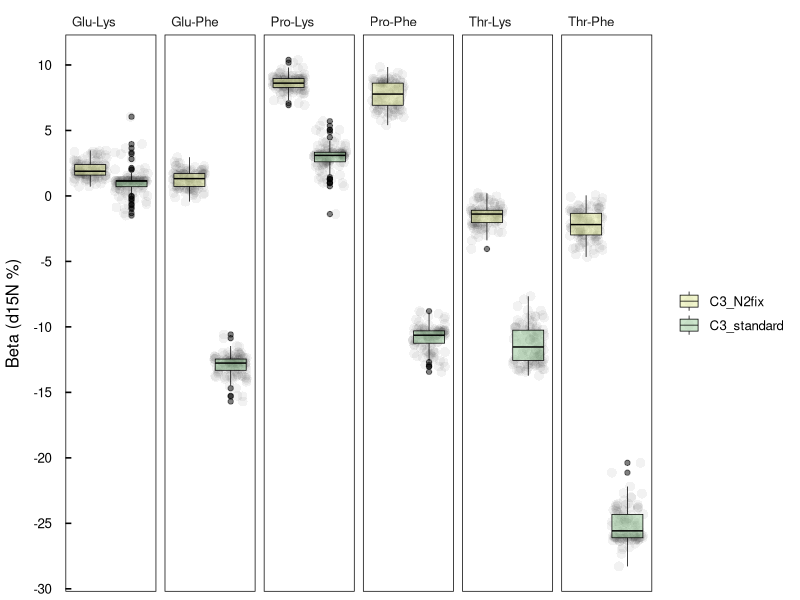
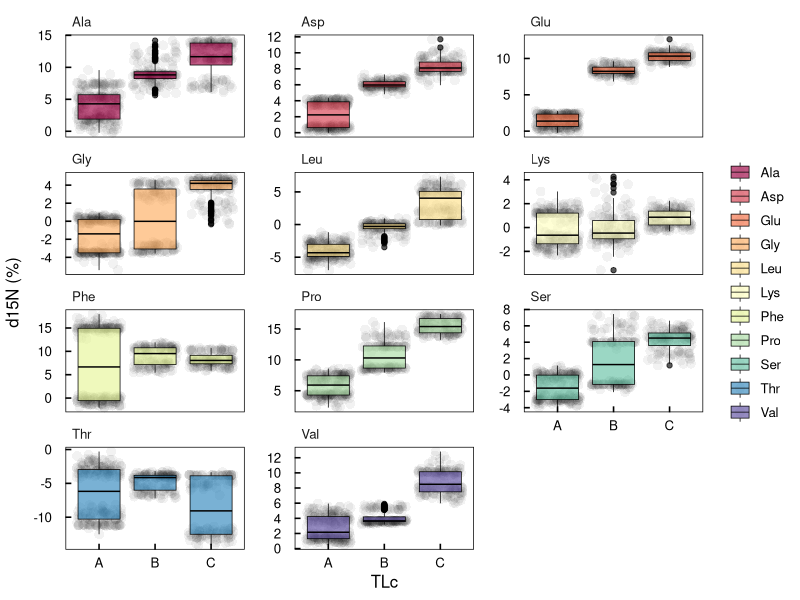

R code for these plots, in order:
#### this script builds the plots for Figs 1-2 in the main text 
#### regarding deriving Beta values from producers
#### and transparently reporting AA changes over known TLs in prey 


library(ggplot2)      # plotting and viz
library(plyr)         # legacy df manip
library(dplyr)        # variable grouping and manipulation
library(reshape)      # legacy df manipulation
library(data.table)   # legacy functions on df 
library(tidyr)        # gathering and spreading
library(zoo)          # roll mean
library(ggthemes)     # helpful ggplot themes
library(forcats)
library(scales)
library(RColorBrewer) # pretty colors


# Custom ggPlot theme
themeKV <- theme_few()+
  theme(strip.background = element_blank(),
        axis.line = element_blank(),
        axis.text.x = element_text(colour = "black", margin = margin(0.2, unit = "cm")),
        axis.text.y = element_text(colour = "black", margin = margin(c(1, 0.2), unit = "cm")),
        axis.ticks.x = element_line(colour = "black"), axis.ticks.y = element_line(colour = "black"),
        axis.ticks.length=unit(-0.15, "cm"),element_line(colour = "black", linewidth=.5),
        panel.border = element_rect(colour = "black", fill=NA, linewidth=.5),
        legend.title=element_blank(),
        strip.text=element_text(hjust=0))


#### Determine which trophic and source AA combinations are suitable 
#### from the CSIA-AA d15N data in this terrestrial setting

# read in palila prey data, output from UC Davis SIL
# setwd("/Users/kylevanhoutan/palila_CSIA/")
forage_raw <- read.csv('data/palila_prey/palila_prey.csv')
# subset for just producer data (what's needed to calculate β)
forage_TL1 <- subset(forage_raw, TL == 1)

# Generate random variates given the norm distrib params (ave, sd) given in the lab results
data <- forage_TL1
dataList = split(data, data$ucdavis_id) #split raw data up based on lab specimen ID

#### build functions to generate X estimates of each AA for each sample
#### use these to generate X estimates of Beta 
#### for each of the 6 formulations of Beta in Besser et al 2022, Figure 5 (DOI: 10.1111/1365-2745.13853)


# set # of random variates drawn from norm distrib, outside of the function to avoid repetition
num_draws = 37

# start with Beta formulation #1 
GetBeta1 <- function(anID){
  glu.est<- rnorm(num_draws, mean = as.numeric(subset(anID, value == "ave", select = "glu")) , sd = as.numeric(subset(anID, value == "sd", select = "glu"))) # glutamine
  phe.est<- rnorm(num_draws, mean = as.numeric(subset(anID, value == "ave", select = "phe")) , sd = as.numeric(subset(anID, value == "sd", select = "phe"))) # phenylalanine
B_glu.phe <- (glu.est) - (phe.est)  # first of 6 functions to calculate a formulation of β
return(B_glu.phe)
}
Beta1 = lapply(dataList, GetBeta1)        # apply the 1st Beta calc function to each specimen
Beta1 = reshape2::melt(Beta1)             # melt the dataframe
Beta1$L1 <- as.factor(Beta1$L1)                              
setnames(Beta1, old=c("L1","value"), new=c("ucdavis_id", "Glu-Phe"))    # replace Beta value column header with Beta formula 
Beta1 <- Beta1[, c(2, 1)]    # reorder columns

# run Beta function 2/6
GetBeta2 <- function(anID){
  pro.est<- rnorm(num_draws, mean = as.numeric(subset(anID, value == "ave", select = "pro")) , sd = as.numeric(subset(anID, value == "sd", select = "pro"))) # proline
  phe.est<- rnorm(num_draws, mean = as.numeric(subset(anID, value == "ave", select = "phe")) , sd = as.numeric(subset(anID, value == "sd", select = "phe"))) # phenylalanine
B_pro.phe <- (pro.est) - (phe.est)  # 2/6 functions to calculate a formulation of β
  return(B_pro.phe)
}
Beta2 = lapply(dataList, GetBeta2)        # apply the 1st Beta calc function to each specimen
Beta2 = reshape2::melt(Beta2)             # melt the dataframe
Beta2$L1 <- as.factor(Beta2$L1)                              
setnames(Beta2, old=c("L1","value"), new=c("ucdavis_id", "Pro-Phe"))    # replace Beta value column header with Beta formula 

# run Beta function 3/6
GetBeta3 <- function(anID){
  thr.est<- rnorm(num_draws, mean = as.numeric(subset(anID, value == "ave", select = "thr")) , sd = as.numeric(subset(anID, value == "sd", select = "thr"))) # threonine 
  phe.est<- rnorm(num_draws, mean = as.numeric(subset(anID, value == "ave", select = "phe")) , sd = as.numeric(subset(anID, value == "sd", select = "phe"))) # phenylalanine
  B_thr.phe <- (thr.est) - (phe.est)  # 3/6 functions to calculate a formulation of β
  return(B_thr.phe)
}
Beta3 = lapply(dataList, GetBeta3)        # apply the 1st Beta calc function to each specimen
Beta3 = reshape2::melt(Beta3)             # melt the dataframe
Beta3$L1 <- as.factor(Beta3$L1)                              
setnames(Beta3, old=c("L1","value"), new=c("ucdavis_id", "Thr-Phe"))    # replace Beta value column header with Beta formula 

# run Beta function 4/6
GetBeta4 <- function(anID){
  glu.est<- rnorm(num_draws, mean = as.numeric(subset(anID, value == "ave", select = "glu")) , sd = as.numeric(subset(anID, value == "sd", select = "glu"))) # glutamine
  lys.est<- rnorm(num_draws, mean = as.numeric(subset(anID, value == "ave", select = "lys")) , sd = as.numeric(subset(anID, value == "sd", select = "lys"))) # lysine
  B_glu.lys <- (glu.est) - (lys.est)  # 4/6 functions to calculate a formulation of β
  return(B_glu.lys)
}
Beta4 = lapply(dataList, GetBeta4)        # apply the 1st Beta calc function to each specimen
Beta4 = reshape2::melt(Beta4)             # melt the dataframe
Beta4$L1 <- as.factor(Beta4$L1)                              
setnames(Beta4, old=c("L1","value"), new=c("ucdavis_id", "Glu-Lys"))    # replace Beta value column header with Beta formula 

# run Beta function 5/6
GetBeta5 <- function(anID){
  lys.est<- rnorm(num_draws, mean = as.numeric(subset(anID, value == "ave", select = "lys")) , sd = as.numeric(subset(anID, value == "sd", select = "lys"))) # lysine
  pro.est<- rnorm(num_draws, mean = as.numeric(subset(anID, value == "ave", select = "pro")) , sd = as.numeric(subset(anID, value == "sd", select = "pro"))) # proline
  B_pro.lys <- (pro.est) - (lys.est)  # 5/6 functions to calculate a formulation of β
  return(B_pro.lys)
}
Beta5 = lapply(dataList, GetBeta5)        # apply the 1st Beta calc function to each specimen
Beta5 = reshape2::melt(Beta5)             # melt the dataframe
Beta5$L1 <- as.factor(Beta5$L1)                              
setnames(Beta5, old=c("L1","value"), new=c("ucdavis_id", "Pro-Lys"))    # replace Beta value column header with Beta formula 

# run Beta function 6/6
GetBeta6 <- function(anID){
  lys.est<- rnorm(num_draws, mean = as.numeric(subset(anID, value == "ave", select = "lys")) , sd = as.numeric(subset(anID, value == "sd", select = "lys"))) # lysine
  thr.est<- rnorm(num_draws, mean = as.numeric(subset(anID, value == "ave", select = "thr")) , sd = as.numeric(subset(anID, value == "sd", select = "thr"))) # threonine 
  B_thr.lys <- (thr.est) - (lys.est)  # 6/6 functions to calculate a formulation of β
  return(B_thr.lys)
}
Beta6 = lapply(dataList, GetBeta6)        # apply the 1st Beta calc function to each specimen
Beta6 = reshape2::melt(Beta6)             # melt the dataframe
Beta6$L1 <- as.factor(Beta6$L1)                              
setnames(Beta6, old=c("L1","value"), new=c("ucdavis_id", "Thr-Lys"))    # replace Beta value column header with Beta formula 

# bind all the Beta formulations into one single frame
Beta_tot <- cbind(Beta1, Beta2$`Pro-Phe`, Beta3$`Thr-Phe`, Beta4$`Glu-Lys`, Beta5$`Pro-Lys`, Beta6$`Thr-Lys`)
names(Beta_tot)    # check on col names, prob should rename
setnames(Beta_tot, old=c("Beta2$`Pro-Phe`", "Beta3$`Thr-Phe`", "Beta4$`Glu-Lys`", "Beta5$`Pro-Lys`", "Beta6$`Thr-Lys`"), 
         new=c("Pro-Phe", "Thr-Phe", "Glu-Lys", "Pro-Lys", "Thr-Lys"))   # first col is already correctly named from cbind
# what I have been waiting for!!!
# reshape df from wide to long using gather()
Beta_gather <- gather(Beta_tot, key="beta", value="value", 2:7)

# bring in metadata from original data sheet
# remove the duplicate rows for SD
data<-subset(data, value == "ave")
names(data)    # check on col names for orderly cleaning of final df
# remove unnecessary cols for the AAs, etc
data_sm<-subset(data, select = -c(value, ala, asp, glu, gly, lys, leu, phe, pro, val, ser, thr))
# finally here... so good
Beta_total<-merge(data_sm,Beta_gather, by="ucdavis_id")


#### make a box plot to compare results of different Beta formulations
# just completely imitating the form of Fig 5 from Besser et al 2022
ggplot(Beta_total, aes(x = photo, y = value, fill = photo)) +
  themeKV +
  theme(strip.background = element_blank(),
        axis.line = element_blank(),
        panel.border = element_rect(colour = "black", linewidth = .5),
        axis.ticks.length = unit(-.15, "cm"), 
        axis.text.x = element_blank(),
        axis.title.x = element_blank(),
        axis.ticks.x = element_blank(),
        axis.title.y = element_text(margin = margin(-2,-2,-2,-2)),
        axis.text.y = element_text(hjust = 1, margin = margin(10, 10, 10, 10))) +
  geom_point(alpha=0.05, color="black", position="jitter", shape = 16, size = 3) +  
  geom_boxplot(alpha=0.5, colour = "black", linewidth = 0.25) +
  scale_fill_manual(values=c("#e4eb9a", "#99cc99")) +
  scale_y_continuous(breaks = c(-30, -25, -20, -15, -10, -5, 0, 5, 10)) +
  ylab("Beta (d15N %)") + # this needs to read β(δ15N ‰) but it wont print to PDF
  facet_wrap(~beta, ncol=6)




#### Do a new analysis to pull random variates from AA distributions
#### to display and help determine which are intuitive trophic and source AAs
#### which will lead to calculating TEF (i.e., TDF)
#### group results by TL (all results from TL=1, TL=2...)
#### make box plot, facet by AA 

# first read in palila prey data, again, output from UCDavis SIL
# setwd("/Users/kylevanhoutan/palila_CSIA/")
forage_TL123 <- read.csv('data/palila_prey/palila_prey.csv')

# Generate random variates given the norm distrib params (ave, sd) in the lab results
data2 <- forage_TL123
data2List = split(data2, data2$ucdavis_id) #split raw data up based on lab specimen ID

#### build functions to generate X estimates of each AA for each sample in the forage data
#### use these to generate X estimates of each AA d15N value 
#### at each trophic level

# set # of random variates drawn from norm distrib, outside of the function
num_draws = 37

# Alanine, first AA function, 1 of 11
GetAla <- function(anID){
  ala.est<- rnorm(num_draws, mean = as.numeric(subset(anID, value == "ave", select = "ala")) , sd = as.numeric(subset(anID, value == "sd", select = "ala"))) # alanine
  return(ala.est)
}
Ala = lapply(data2List, GetAla)        # apply function to the first AA using data from each specimen
Ala = reshape2::melt(Ala)             # melt the df
Ala$L1 <- as.factor(Ala$L1)
setnames(Ala, old=c("L1","value"), new=c("ucdavis_id", "Ala"))    # replace column header names 
Ala <- Ala[, c(2, 1)]    # reorder columns

# AA function 2 of 11, Asp
GetAsp <- function(anID){
  asp.est<- rnorm(num_draws, mean = as.numeric(subset(anID, value == "ave", select = "asp")) , sd = as.numeric(subset(anID, value == "sd", select = "asp"))) # asparagine
  return(asp.est)
}
Asp = lapply(data2List, GetAsp)
Asp = reshape2::melt(Asp)
Asp$L1 <- as.factor(Asp$L1)
setnames(Asp, old=c("L1","value"), new=c("ucdavis_id", "Asp"))

# AA function 3 of 11, Glu
GetGlu <- function(anID){
  glu.est<- rnorm(num_draws, mean = as.numeric(subset(anID, value == "ave", select = "glu")) , sd = as.numeric(subset(anID, value == "sd", select = "glu"))) # glutamine
  return(glu.est)
}
Glu = lapply(data2List, GetGlu)
Glu = reshape2::melt(Glu)
Glu$L1 <- as.factor(Glu$L1)
setnames(Glu, old=c("L1","value"), new=c("ucdavis_id", "Glu"))

# AA function 4 of 11, Gly
GetGly <- function(anID){
  gly.est<- rnorm(num_draws, mean = as.numeric(subset(anID, value == "ave", select = "gly")) , sd = as.numeric(subset(anID, value == "sd", select = "gly"))) # glycine
  return(gly.est)
}
Gly = lapply(data2List, GetGly)
Gly = reshape2::melt(Gly)
Gly$L1 <- as.factor(Gly$L1)
setnames(Gly, old=c("L1","value"), new=c("ucdavis_id", "Gly"))

# AA function 5 of 11, Lys
GetLys <- function(anID){
  lys.est<- rnorm(num_draws, mean = as.numeric(subset(anID, value == "ave", select = "lys")) , sd = as.numeric(subset(anID, value == "sd", select = "lys"))) # Lysine
  return(lys.est)
}
Lys = lapply(data2List, GetLys)
Lys = reshape2::melt(Lys)
Lys$L1 <- as.factor(Lys$L1)
setnames(Lys, old=c("L1","value"), new=c("ucdavis_id", "Lys"))

# AA function 6 of 11, Leu
GetLeu <- function(anID){
  leu.est<- rnorm(num_draws, mean = as.numeric(subset(anID, value == "ave", select = "leu")) , sd = as.numeric(subset(anID, value == "sd", select = "leu"))) # Leucine
  return(leu.est)
}
Leu = lapply(data2List, GetLeu)
Leu = reshape2::melt(Leu)
Leu$L1 <- as.factor(Leu$L1)
setnames(Leu, old=c("L1","value"), new=c("ucdavis_id", "Leu"))

# AA function 7 of 11, Phe
GetPhe <- function(anID){
  phe.est<- rnorm(num_draws, mean = as.numeric(subset(anID, value == "ave", select = "phe")) , sd = as.numeric(subset(anID, value == "sd", select = "phe"))) # phenylalanine
  return(phe.est)
}
Phe = lapply(data2List, GetPhe)
Phe = reshape2::melt(Phe)
Phe$L1 <- as.factor(Phe$L1)
setnames(Phe, old=c("L1","value"), new=c("ucdavis_id", "Phe"))

# AA function 8 of 11, Pro
GetPro <- function(anID){
  pro.est<- rnorm(num_draws, mean = as.numeric(subset(anID, value == "ave", select = "pro")) , sd = as.numeric(subset(anID, value == "sd", select = "pro"))) # proline
  return(pro.est)
}
Pro = lapply(data2List, GetPro)
Pro = reshape2::melt(Pro)
Pro$L1 <- as.factor(Pro$L1)
setnames(Pro, old=c("L1","value"), new=c("ucdavis_id", "Pro"))

# AA function 9 of 11, Val
GetVal <- function(anID){
  val.est<- rnorm(num_draws, mean = as.numeric(subset(anID, value == "ave", select = "val")) , sd = as.numeric(subset(anID, value == "sd", select = "val"))) # valine
  return(val.est)
}
Val = lapply(data2List, GetVal)
Val = reshape2::melt(Val)
Val$L1 <- as.factor(Val$L1)
setnames(Val, old=c("L1","value"), new=c("ucdavis_id", "Val"))

# AA function 10 of 11, Ser
GetSer <- function(anID){
  ser.est<- rnorm(num_draws, mean = as.numeric(subset(anID, value == "ave", select = "ser")) , sd = as.numeric(subset(anID, value == "sd", select = "ser"))) # serine
  return(ser.est)
}
Ser = lapply(data2List, GetSer)
Ser = reshape2::melt(Ser)
Ser$L1 <- as.factor(Ser$L1)
setnames(Ser, old=c("L1","value"), new=c("ucdavis_id", "Ser"))

# AA function 11 of 11, Thr
GetThr <- function(anID){
  thr.est<- rnorm(num_draws, mean = as.numeric(subset(anID, value == "ave", select = "thr")) , sd = as.numeric(subset(anID, value == "sd", select = "thr"))) # threonine
  return(thr.est)
}
Thr = lapply(data2List, GetThr)
Thr = reshape2::melt(Thr)
Thr$L1 <- as.factor(Thr$L1)
setnames(Thr, old=c("L1","value"), new=c("ucdavis_id", "Thr"))


#### bind all the AA random deviates into one single frame
AA_tot <- cbind(Ala, Asp$Asp,	Glu$Glu, Gly$Gly, Lys$Lys, Leu$Leu,	Phe$Phe, Pro$Pro,	Val$Val, Ser$Ser,	Thr$Thr)
names(AA_tot)    # check on col names, prob should rename
setnames(AA_tot, old=c("Asp$Asp", "Glu$Glu", "Gly$Gly", "Lys$Lys", "Leu$Leu",	"Phe$Phe", "Pro$Pro",	"Val$Val", "Ser$Ser",	"Thr$Thr"), 
         new=c("Asp", "Glu", "Gly", "Lys", "Leu",	"Phe", "Pro",	"Val", "Ser",	"Thr"))  
# reshape df from wide to long using gather()
AA_gather <- gather(AA_tot, key="AA", value="value", 2:12)
# bring in metadata from original data sheet
# remove the duplicate rows for SD
data2<-subset(data2, value == "ave")
names(data2)    # check on col names for orderly cleaning of final df
# remove unnecessary cols for the AAs, etc
data2_sm<-subset(data2, select = -c(photo, value, ala, asp, glu, gly, lys, leu, phe, pro, val, ser, thr))
# finally here... so good
AA_total<-merge(data2_sm,AA_gather, by="ucdavis_id")

#### make a box plot to compare results of AAs across trophic levels
ggplot(AA_total, aes(x = TLc, y = value, fill = AA)) +
  themeKV +
  theme(strip.background = element_blank(),
        axis.line = element_blank(),
        panel.border = element_rect(colour = "black", linewidth = .5),
        axis.ticks.length = unit(-.15, "cm"), 
      #  axis.text.x = element_blank(),
      #  axis.title.x = element_blank(),
      #  axis.ticks.x = element_blank(),
        axis.title.y = element_text(margin = margin(-2,-2,-2,-2)),
        axis.text.y = element_text(hjust = 1, margin = margin(10, 10, 10, 10))
        ) +
  geom_point(alpha=0.05, color="black", position="jitter", shape = 16, size = 3) +  
  geom_boxplot(alpha=0.65, colour = "black", linewidth = 0.25) +
  scale_y_continuous(breaks= pretty_breaks()) +
  scale_fill_brewer(palette = "Spectral")+
  # scale_fill_manual(values=c("#e4eb9a", "#99cc99")) +
  # scale_y_continuous(breaks = c(-30, -25, -20, -15, -10, -5, 0, 5, 10)) +
  ylab("d15N (%)") + # this needs to read δ15N (‰) but it wont print to PDF
  facet_wrap(~AA, ncol=3, scales = "free_y")



#### Make a final analysis of the AA data to calculate TEF
#### Perform a random draw from the AA param data, calculate TEF for TL=2, Tl=3
#### Then make a raincloud style plot of the TEF distribs at each TL

# repeated from early line above just to make sure! 
forage_raw <- read.csv('data/palila_prey/palila_prey.csv')
# subset for just consumer TL=2 data to calculate TEF2
forage_TL2 <- subset(forage_raw, TL == 2)
# Generate random variates given the norm distrib params (ave, sd) given in the lab results
data <- forage_TL2
dataList = split(data, data$ucdavis_id) #split raw data up based on lab specimen ID

# build functions to generate X estimates of each AA for each sample
# use these to generate X estimates of TEF, by first estimating TEF at TL=2 and TL=3 
# TEF is defined by Nielsen et al 2015 (https://doi.org/10.1007/s00442-015-3305-7)
# set # of random variates drawn from norm distrib, outside of the function to avoid repetition
num_draws = 100
beta = 1.955

# start with TEF at TL=2 
GetTEF2 <- function(anID){
  glu.est<- rnorm(num_draws, mean = as.numeric(subset(anID, value == "ave", select = "glu")) , sd = as.numeric(subset(anID, value == "sd", select = "glu"))) 
  lys.est<- rnorm(num_draws, mean = as.numeric(subset(anID, value == "ave", select = "lys")) , sd = as.numeric(subset(anID, value == "sd", select = "lys")))
  TEF2 <- (glu.est) - (lys.est) - beta 
  return(TEF2)
}
TEF2 = lapply(dataList, GetTEF2)      # apply the function to each specimen
TEF2 = reshape2::melt(TEF2)           # melt the df
TEF2$L1 <- as.factor(TEF2$L1)                              
setnames(TEF2, old=c("L1","value"), new=c("ucdavis_id", "TEF_TL2"))    # replace TEF value column header with TEF formulation 
TEF2 <- TEF2[, c(2, 1)]    # reorder columns
# check data, should average to ~ 6.4
mean(TEF2$TEF_TL2)

# repeat above but for TL=3 to calculate TEF3
# subset SIL data for TL=3 
forage_TL3 <- subset(forage_raw, TL == 3)
# Generate random variates given the norm distrib params (ave, sd) given in the lab results
data <- forage_TL3
dataList = split(data, data$ucdavis_id) #split raw data up based on lab specimen ID

# then get TEF at TL=3 
GetTEF3 <- function(anID){
  glu.est<- rnorm(num_draws, mean = as.numeric(subset(anID, value == "ave", select = "glu")) , sd = as.numeric(subset(anID, value == "sd", select = "glu"))) 
  lys.est<- rnorm(num_draws, mean = as.numeric(subset(anID, value == "ave", select = "lys")) , sd = as.numeric(subset(anID, value == "sd", select = "lys")))
  TEF3 <- (glu.est) - (lys.est) - beta 
  return(TEF3)
}
TEF3 = lapply(dataList, GetTEF3)      # apply the function to each specimen
TEF3 = reshape2::melt(TEF3)           # melt the df
TEF3$L1 <- as.factor(TEF3$L1)                              
setnames(TEF3, old=c("L1","value"), new=c("ucdavis_id", "TEF_TL3"))    # replace TEF value column header with TEF formulation 
TEF3 <- TEF3[, c(2, 1)]    # reorder columns
# check data, should average to ~ 7.6
mean(TEF3$TEF_TL3)
